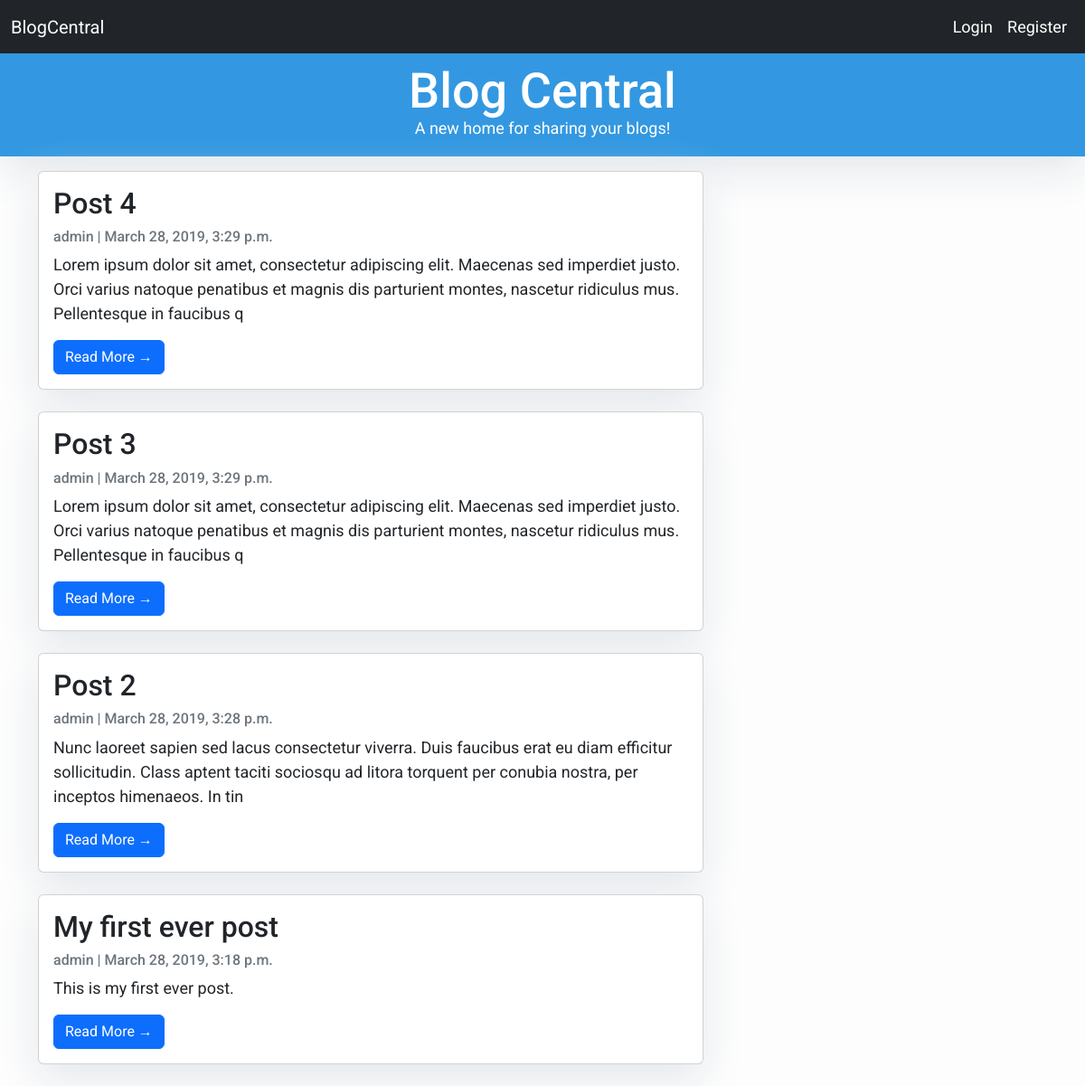
The app's page /, older data.
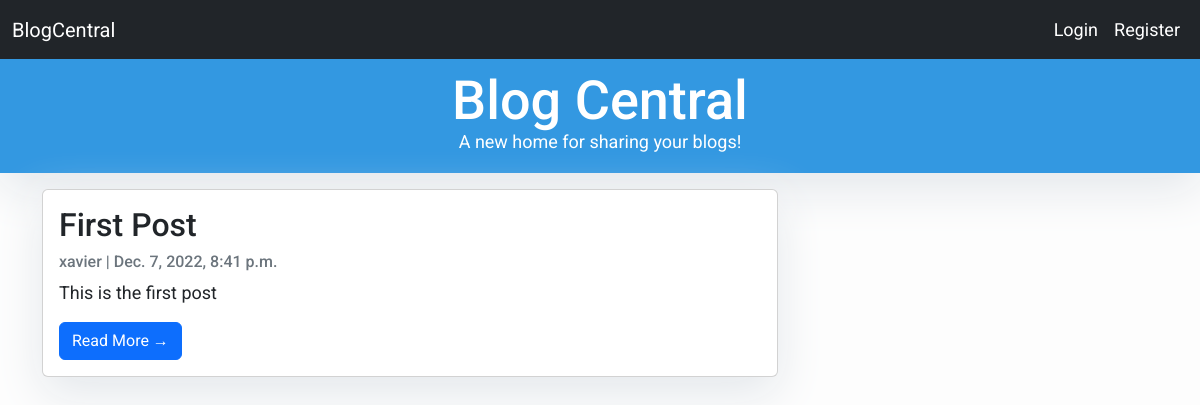
The same page, newer data.
### blog/models.py (models this page shows, shortened)
class Post(models.Model):
    title = models.CharField(max_length=200, unique=True)
    slug = models.SlugField(max_length=200, unique=True)
    author = models.ForeignKey(User, on_delete= models.CASCADE,related_name='blog_posts')
    updated_on = models.DateTimeField(auto_now= True)
    content = models.TextField()
    created_on = models.DateTimeField(auto_now_add=True)
    status = models.IntegerField(choices=STATUS, default=0)
    class Meta:
        ordering = ['-created_on']

### blog/views.py (the view)
# urls.py: path('', views.PostList.as_view(), name='home'),
class PostList(generic.ListView):
    def get_queryset(self):
        if(self.request.user.is_authenticated):
            return Post.objects.filter(author=self.request.user).order_by('-created_on')
        else:
            return Post.objects.filter(status=1).order_by('-created_on')
    template_name = 'index.html'

### templates/index.html (shortened to what this page needs)
{% extends "base.html" %}
{% block content %}
<header class="masthead" >
		<div class="container">
			<div class="row">
				<div class=" col-md-8 col-md-10 mx-auto">
					<div class="site-heading">
						<h3 style="text-align:center; color:White; font-size:300%;">Blog Central</h3>
						<p style="text-align:center; line-height: 0px; color:White;">A new home for sharing your blogs!
						</p>
					</div>
				</div>
			</div>
	</div>
</header>
	<div class="container">
		<div class="row">
			<div class="col-md-8 mt-3 ">
				{% if user.is_authenticated %}
					{% for post in post_list %}
						{% if post.author == user %}
						<div class="card mb-4" >
							<div class="card-body">
								<h2 class="card-title">{{ post.title }}</h2>
								<p class="card-text text-muted h6">{{ post.author }} | {{ post.created_on}} </p>
								<p class="card-text">{{post.content|slice:":200" }}</p>
								<a href="{% url 'post_detail' post.slug  %}" class="btn btn-primary">Read More &rarr;</a>
								<a href="{% url 'post_edit' post.slug %}" class="btn btn-primary">Edit</a>
								<a href="{% url 'post_delete' post.slug %}" class="btn btn-primary">Delete</a>
							</div>
						</div>
						{% endif %}
					{% endfor %}
				{% else %}
					{% for post in post_list %}
						<div class="card mb-4" >
							<div class="card-body">
								<h2 class="card-title">{{ post.title }}</h2>
								<p class="card-text text-muted h6">{{ post.author }} | {{ post.created_on}} </p>
								<p class="card-text">{{post.content|slice:":200" }}</p>
								<a href="{% url 'post_detail' post.slug  %}" class="btn btn-primary">Read More &rarr;</a>
							</div>
						</div>
					{% endfor %}
				{% endif %}
			</div>
		</div>
    </div>
{%endblock%}

### templates/base.html (shortened to what this page needs)
<!DOCTYPE html>
<html>
  <head>
    <link href="https://cdn.jsdelivr.net/npm/bootstrap@5.2.3/dist/css/bootstrap.min.css" rel="stylesheet">
  </head>
  <body>
  <nav class="navbar navbar-expand-lg navbar-dark bg-dark">
    <div class="container-fluid">
      <a class="navbar-brand" href="{% url 'home' %}">BlogCentral</a>
      <div class="collapse navbar-collapse justify-content-end" id="navbarNavDarkDropdown">
        <ul class="navbar-nav ml-auto">
          {% if user.is_authenticated %}
          <li class="nav-item dropdown">
            <a class="nav-link dropdown-toggle" href="" role="button" data-bs-toggle="dropdown" aria-expanded="false">
              {{user.get_username}}
            </a>
            <ul class="dropdown-menu dropdown-menu-dark">
              <li><a class="dropdown-item" href="/logout">Logout</a></li>
            </ul>
          {% else %}
            <li class="nav-item text-white">
              <a class="nav-link text-white font-weight-bold" href="/login">Login</a>
            </li>
            <li class="nav-item text-white">
              <a class="nav-link text-white font-weight-bold" href="/register">Register</a>
            </li>
          {% endif %}
        </ul>
      </div>
    </div>
  </nav>
  {% block content %}{% endblock content %}
  </body>
</html>

### templates/base.html (style rules this page uses)
body { font-family: "Roboto", sans-serif; font-size: 17px; background-color: #fdfdfd; }
.masthead { background:#3398E1; height: auto; padding-bottom: 15px; box-shadow: 0 16px 48px #E3E7EB; padding-top: 10px; }

### templates/index.html (style rules this page uses)
body { font-family: "Roboto", sans-serif; font-size: 18px; background-color: #fdfdfd; }
.card { box-shadow: 0 16px 48px #E3E7EB; }

Row changes from the older to the newer data that the page shows:
removed Post: title "Post 4", author "admin", created_on "March 28, 2019, 3:29 p.m.", content "Lorem ipsum dolor sit amet, consectetur adipiscing elit. Maecenas sed imperdiet justo. Orci varius natoque penatibus et magnis dis parturient montes, nascetur ridiculus mus. Pellentesque in faucibus q"
removed Post: title "Post 3", author "admin", created_on "March 28, 2019, 3:29 p.m.", content "Lorem ipsum dolor sit amet, consectetur adipiscing elit. Maecenas sed imperdiet justo. Orci varius natoque penatibus et magnis dis parturient montes, nascetur ridiculus mus. Pellentesque in faucibus q"
removed Post: title "Post 2", author "admin", created_on "March 28, 2019, 3:28 p.m.", content "Nunc laoreet sapien sed lacus consectetur viverra. Duis faucibus erat eu diam efficitur sollicitudin. Class aptent taciti sociosqu ad litora torquent per conubia nostra, per inceptos himenaeos. In tin"
removed Post: title "My first ever post", author "admin", created_on "March 28, 2019, 3:18 p.m.", content "This is my first ever post."
added Post: title "First Post", author "xavier", created_on "Dec. 7, 2022, 8:41 p.m.", content "This is the first post"
